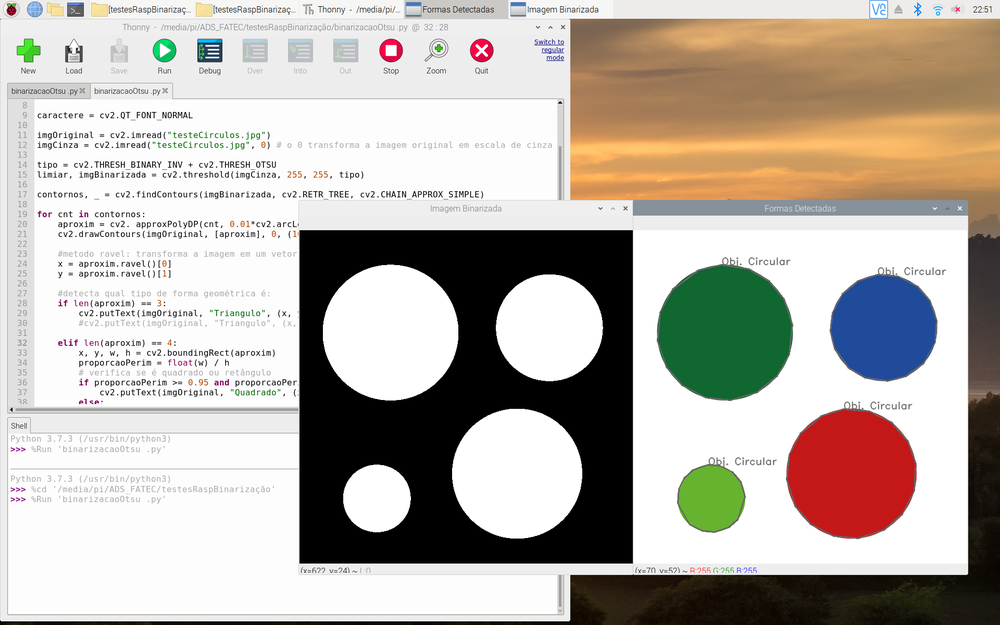
#> input picture limiarOtsu/testeOtsu.png, 1000 x 625 px, shrunk from 1920 x 1200 before the run, given in place of the camera
$ python contaObjeto.py
#> lines starting #> are read from the running program, lines starting #| are printed output that depends on the picture; after the words box and inside, x2 and y2 are one past the last pixel; in counts of white or black regions, pixels touching at a corner belong together
#sistema que faz a contagem de objetos desconsiderando a cor
#pg 245

import cv2
import numpy as np

totalAnterior = 0
video = cv2.VideoCapture(0)

while True:
    _, frameRGB = video.read()
#> frameRGB is the input picture: shape (625, 1000, 3); mean B, G, R 170.7, 178.7, 185.6
    frameCinza = cv2.cvtColor(frameRGB, cv2.COLOR_BGR2GRAY)
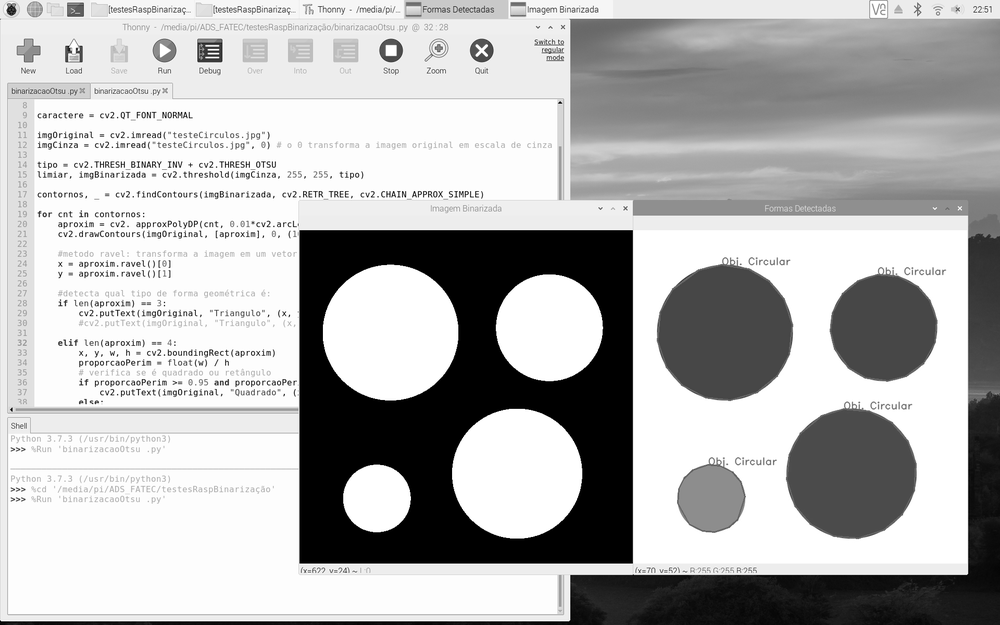
#> frameCinza: shape (625, 1000); min 0, max 255, mean 179.9
    tipo = cv2.THRESH_BINARY_INV
    _, frameBinarizado = cv2.threshold(frameCinza, 200, 255, tipo)
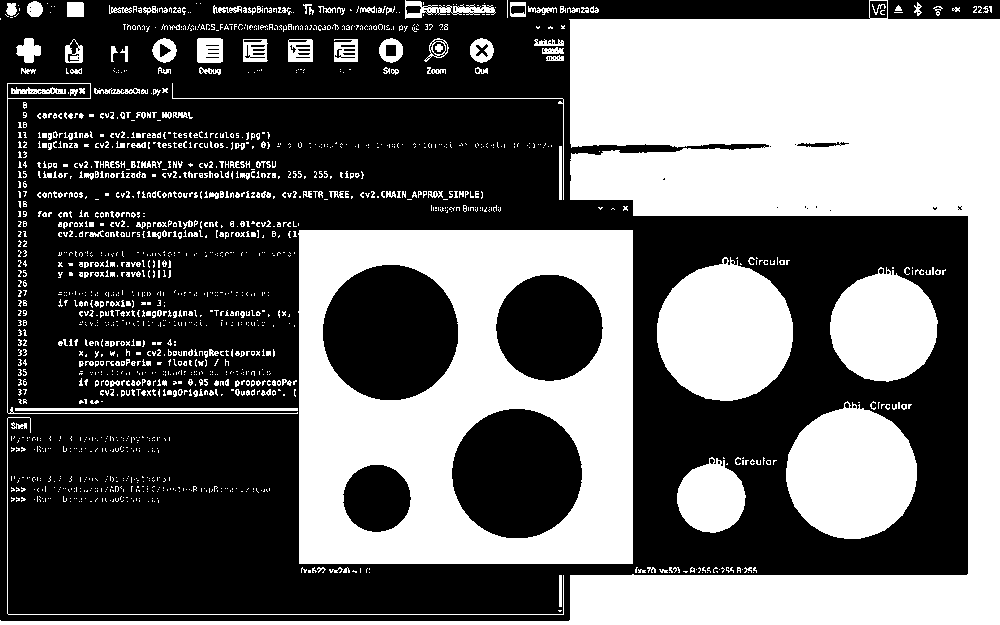
#> frameBinarizado: shape (625, 1000); 40.9% white; 1666 white regions (1466 under 20 px)

    contornos, hierarquia = cv2.findContours(frameBinarizado, cv2.RETR_TREE, cv2.CHAIN_APPROX_SIMPLE)
#> contornos = 2120 contours, 1991 with area under 20; largest, box (x1, y1, x2, y2) and area: (0, 0, 1000, 625) 116000, (298, 230, 633, 564) 110893, (322, 264, 459, 401) 14569, (657, 257, 793, 401) 14484, (451, 408, 583, 539) 13374

    totalAtual = len(contornos)
#> totalAtual = 2120
    if totalAtual != totalAnterior:
        totalAnterior = totalAtual
#> totalAnterior = 2120

        cv2.imshow("Video", frameRGB)
        cv2.imshow("Threshold", frameBinarizado)
        if cv2.waitKey(1) & 0xFF == ("q"):
#> (key Esc is pressed here)
            break

            video.release()
            cv2.destroyAllWindows()
